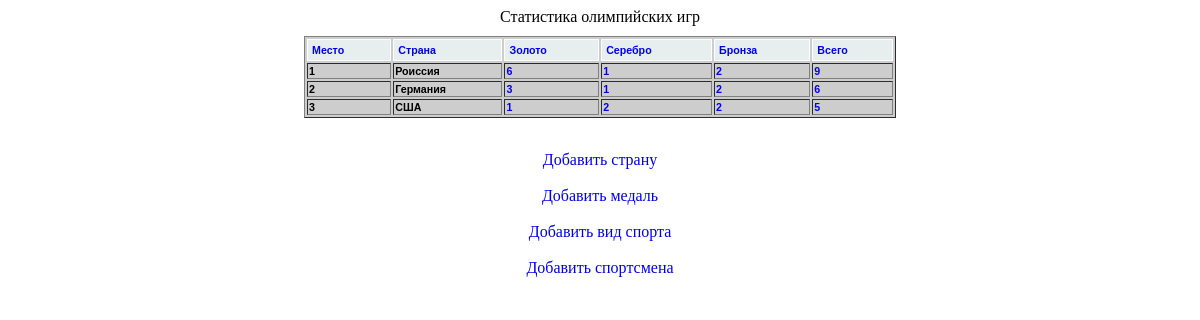
The page / on the database its author committed.
### tables this page shows
CREATE TABLE `contry` (
  `id_contry` int(2) NOT NULL,
  `name_contry` text NOT NULL
);

### index.php (the view, shortened to what this page needs)
<?php
	echo'<html>
			<head>
				<title>Статистика</title>
				<link rel="stylesheet" href="css/style.css"/>
			</head>
			<body>
				<div class="st">
					<tr>Статистика олимпийских игр</tr>
						<table align="center" width="90%" border="1px" id="myTable" class="tablesorter">';
	$db_host='localhost';
	$db_name='statistica';
	$db_username='root';
	$db_password='root';
	if(!$_GET['key'])
		$key = "zoloto DESC, serebro DESC, bronza DESC";
	echo'
		<thead>
			<tr>
				<th><a href="index.php?key=place&met='.$met.'">Место</a></th>
				<th><a href="index.php?key=contry&met='.$met.'">Страна</a></th>
				<th><a href="index.php?key=zoloto&met='.$met.'">Золото</a></th>
				<th><a href="index.php?key=serebro&met='.$met.'">Серебро</a></th>
				<th><a href="index.php?key=bronza&met='.$met.'">Бронза</a></th>
				<th><a href="index.php?key=summa&met='.$met.'">Всего</a></th>
			</tr>
		</thead>';
	$mysqli = new mysqli($db_host,$db_username,$db_password,$db_name);
	$mysqli->set_charset('utf8');
	$results = $mysqli->query("SELECT * FROM (SELECT *, @i := @i + 1 AS place FROM (SELECT contry.name_contry AS contry, contry.id_contry AS id_contry, COUNT(svazi.zoloto_medal) AS zoloto, COUNT(svazi.serebro_medal) AS serebro, COUNT(svazi.bronza_medal) AS bronza, (COUNT(svazi.zoloto_medal) + COUNT(svazi.serebro_medal) + COUNT(svazi.bronza_medal)) AS summa FROM `contry`,`svazi` WHERE contry.id_contry = svazi.svazi_contry GROUP BY contry.name_contry ORDER BY zoloto DESC, serebro DESC, bronza DESC) AS z, (select @i:=0) AS q) AS w ORDER BY $key");
	while($row = $results->fetch_assoc()) {
	    print '<tr>';
	    print '<th>'.$row["place"].'</th>';
	    print '<th>'.$row["contry"].'</th>';
	    print '<th><a href = "view.php?id_contry='. $row["id_contry"] .'&id_med=1">'. $row["zoloto"] .'</a></th>';
	    print '<th><a href = "view.php?id_contry='. $row["id_contry"] .'&id_med=2">'. $row["serebro"] .'</a></th>';
	    print '<th><a href = "view.php?id_contry='. $row["id_contry"] .'&id_med=3">'. $row["bronza"] .'</a></th>';
	    print '<th><a href = "view.php?id_contry='. $row["id_contry"] .'&id_med=4">'. $row["summa"] .'</a></th>';
	    print '</tr>';
	}
	echo'		</table>
				<br><a href = "view_add.php?id=0">Добавить страну</a></br>
				<br><a href = "view_add.php?id=1">Добавить медаль</a></br>
				<br><a href = "view_add.php?id=2">Добавить вид спорта</a></br>
				<br><a href = "view_add.php?id=3">Добавить спортсмена</a></br>
			</div>
		</body>
	</html>';
?>

### css/style.css (style rules this page uses)
table.tablesorter { font-family:arial; background-color: #CDCDCD; margin:10px 0pt 15px; font-size: 8pt; width: 50%; text-align: left; margin-left: 25%; }
table.tablesorter thead tr th, table.tablesorter tfoot tr th { background-color: #e6EEEE; border: 1px solid #FFF; font-size: 8pt; padding: 4px; }
.st { text-align: center; }
A { text-decoration: none; }

### rows shown on the page
contry: place "1", contry "Роиссия", zoloto "6", serebro "1", bronza "2", summa "9"
contry: place "2", contry "Германия", zoloto "3", serebro "1", bronza "2", summa "6"
contry: place "3", contry "США", zoloto "1", serebro "2", bronza "2", summa "5"
